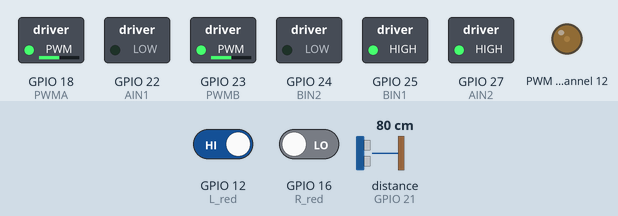
Simulated run of this program. Board: Raspberry Pi (BCM pin numbers). On the bench: switched loads named in the program (green lamp = pin HIGH), output pins drawn as LEDs (lit = HIGH). Dashed ring = blinking. The inputs (shaded band) are chosen by the test bench; at power-on: distance to the obstacle (sensor on GPIO 21) 80 cm, GPIO 12 (L_red) HIGH, GPIO 16 (R_red) LOW. The echo pulse lasts 58.3 µs per cm; files the program writes start out absent; the clock reads 2024-03-15 10:24:30 at power-on unless the program sets it; pins used as bus, display or sensor lines are not drawn; what the program prints to the terminal is not drawn.

Above: at 3.2 s.
3.3 s: distance to the obstacle (sensor on GPIO 21) set to 17 cm
6.3 s: distance to the obstacle (sensor on GPIO 21) set to 14 cm
At 7.4 s:
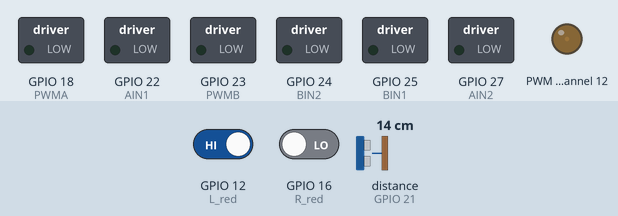
9.3 s: distance to the obstacle (sensor on GPIO 21) set to 18 cm
At 9.92 s:
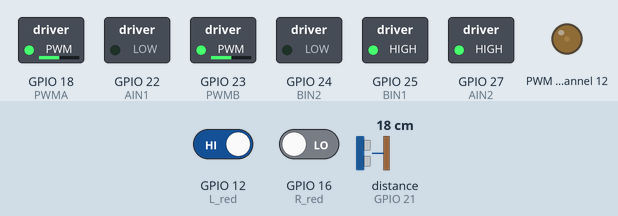
12.3 s: GPIO 12 (L_red) driven LOW
At 13.5 s:
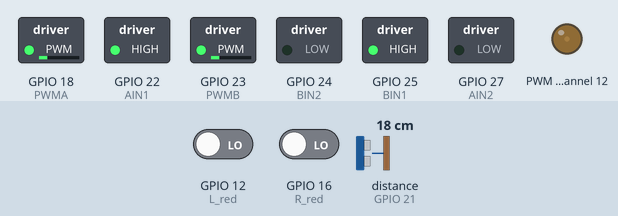
13.8 s: GPIO 16 (R_red) driven HIGH
At 14.06 s:
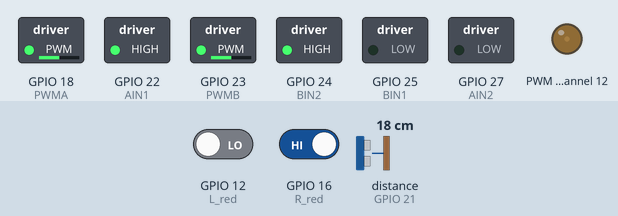
16.8 s: GPIO 16 (R_red) driven LOW
At 17.8 s:
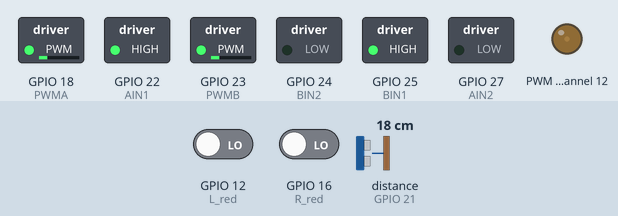
Timing chart, 0 to 19.3 s (numbered marks = the images above; inputs shaded):
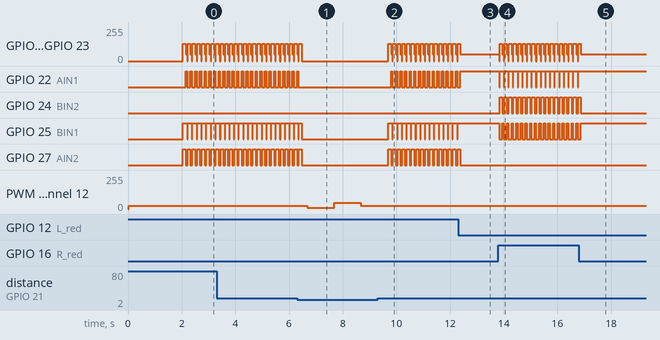

The program:

maze.py
```python
import RPi.GPIO as GPIO
import time
import sys
import Adafruit_PCA9685             # 调用PCA9685模块

GPIO.setmode(GPIO.BCM)

#安全距离
safe_dis=15

#舵机转动角度
duoji_angle_front=390
duoji_angle_left=750
duoji_angle_right=150

#输出到日志

fp = open("/home/pi/code/car/log.txt", "w+")
# w+打开一个文件用于读写。
#如果该文件已存在则打开文件，并从开头开始编辑，即原有内容会被删除。如果该文件不存在，创建新文件。


#定义引脚

#左边两个轮子
PWMA = 18
AIN1 = 22
AIN2 = 27

#两个右边轮子
PWMB = 23
BIN1 = 25
BIN2 = 24

#红外循迹/避障传感器GPIO
L_red = 12
R_red = 16
#超声波
trig=20#发射端
echo=21#接收端
pwm = Adafruit_PCA9685.PCA9685()
pwm.set_pwm_freq(60)
#初始化
def init():
    #设置接触警告
    GPIO.setwarnings(False)
    #红外循迹传感器引脚初始化,设置为输入，接受红外信号
    GPIO.setup(L_red,GPIO.IN)
    GPIO.setup(R_red,GPIO.IN)
    #超声波
    GPIO.setup(trig,GPIO.OUT,initial=GPIO.LOW)
    GPIO.setup(echo,GPIO.IN)
    #舵机
    #设置 GPIO 的工作方式
    #GPIO.setup(STBY, GPIO.OUT)
    GPIO.setup(PWMA, GPIO.OUT)
    GPIO.setup(AIN1, GPIO.OUT)
    GPIO.setup(AIN2, GPIO.OUT)
    GPIO.setup(PWMB, GPIO.OUT)
    GPIO.setup(BIN1, GPIO.OUT)
    GPIO.setup(BIN2, GPIO.OUT)
    #pwma = GPIO.PWM(PWMA,100)#控制小车速度，初始设置
    #pwmb = GPIO.PWM(PWMB,100)

#基础行为方向
def turn_up(speed,t):
    L_Motor.ChangeDutyCycle(speed) #设置占空比，控制速度
    GPIO.output(AIN1,1)
    GPIO.output(AIN2,0)
    R_Motor.ChangeDutyCycle(speed) #设置占空比，控制速度
    GPIO.output(BIN1,1)
    GPIO.output(BIN2,0)
    #pwma.start(speed)
    #pwmb.start(speed)
    time.sleep(t)


def turn_down(speed,t):
    L_Motor.ChangeDutyCycle(speed) #设置占空比，控制速度
    GPIO.output(AIN2,1)
    GPIO.output(AIN1,0)
    R_Motor.ChangeDutyCycle(speed) #设置占空比，控制速度
    GPIO.output(BIN2,1)
    GPIO.output(BIN1,0)
    #pwma.start(speed)
    #pwmb.start(speed)
    time.sleep(t)


def turn_left(speed,t):
    turn_stop(0.02)
    L_Motor.ChangeDutyCycle(speed) #设置占空比，控制速度
    GPIO.output(AIN2,1)
    GPIO.output(AIN1,0)
    R_Motor.ChangeDutyCycle(speed) #设置占空比，控制速度
    GPIO.output(BIN1,1)
    GPIO.output(BIN2,0)
    #pwma.start(speed)
    #pwmb.start(speed)
    time.sleep(t)


def turn_right(speed,t):
    turn_stop(0.02)
    L_Motor.ChangeDutyCycle(speed) #设置占空比，控制速度
    GPIO.output(AIN1,1)
    GPIO.output(AIN2,0)
    R_Motor.ChangeDutyCycle(speed) #设置占空比，控制速度
    GPIO.output(BIN2,1)
    GPIO.output(BIN1,0)
    #pwma.start(speed)
    #pwmb.start(speed)
    time.sleep(t)

def turn_stop(t):
    L_Motor.ChangeDutyCycle(0) #设置占空比，控制速度
    GPIO.output(AIN1,0)
    GPIO.output(AIN2,0)
    R_Motor.ChangeDutyCycle(0) #设置占空比，控制速度
    GPIO.output(BIN1,0)
    GPIO.output(BIN2,0)
    #pwma.start(0)
    #pwmb.start(0)
    time.sleep(t)


#超声波测距
def Measure():
    #超声波测距函数
    GPIO.output(trig,GPIO.LOW)		#输出口初始化置LOW（不发射）
    time.sleep(0.000002)
    GPIO.output(trig,GPIO.HIGH)		#发射超声波
    time.sleep(0.00001)
    GPIO.output(trig,GPIO.LOW)		#停止发射超声波
    while GPIO.input(echo) == 0:
        emitTime = time.time()		#记录发射时间
    while GPIO.input(echo) == 1:
        acceptTime = time.time()	#记录接收时间
    totalTime = acceptTime - emitTime		#计算总时间
    distanceReturn = totalTime * 340 / 2 * 100  	#计算距离（单位：cm）
    # print("距离是：")			#返回距离
    # print(distanceReturn)			#返回距离
    return distanceReturn


#红外避障函数
def redbizhang():
    # while True:
    L_s=GPIO.input(L_red)
    R_s=GPIO.input(R_red)
    if L_s == False and R_s ==True: #左边有障碍物
        print("边距过小 右偏",file=fp)
        print("边距过小 右偏")
        #turn_down(30,0)
        turn_right(50,0.1)
        #turn_up(20,0)
    elif L_s==True and R_s ==False:  #右边有障碍物
        print("边距过小 左偏",file=fp)
        print("边距过小 左偏")
        #turn_down(30,0)
        turn_left(50,0.1)
        #turn_up(20,0)
    # else: #前方有障碍物或者两边都有障碍物
    #     turn_stop(0.2)
    #     turn_down(20,0.3)
    #     turn_left(25,0.4)
    #     #turn_right(20,0.3)
    #     #turn_up(20,0.3)

#超声波方向避障
def front_detection():
    pwm.set_pwm(12, 0, duoji_angle_front)
    time.sleep(1)
    dis_f=Measure()
    return dis_f

def left_detection():
    pwm.set_pwm(12, 0, duoji_angle_left)
    time.sleep(1)
    dis_l=Measure()
    return dis_l

def right_detection():
    pwm.set_pwm(12, 0,duoji_angle_right)
    time.sleep(1)
    dis_r=Measure()
    return dis_r


#避障模块
#超声波舵机避障
def duoji():
    pwm.set_pwm(12, 0, 390)
    time.sleep(1)
    cnt_block=0
    while True:
        redbizhang()#保持边距
        disf=Measure()
        # print("disf为",disf)
        if disf<safe_dis:
            print("前方障碍物 不能直行",file=fp)
            print("前方障碍物 不能直行")
            turn_stop(0.2)
            # turn_down(35,0.5)
            # turn_stop(0.2)
            disr=right_detection()
            disl=left_detection()
            cnt_block=cnt_block+1

            print("距离左边距离",disl)
            print("距离右边距离",disr)
            pwm.set_pwm(12, 0, 370)
            time.sleep(1)
            if disl>disr:
            # if cnt_block==1:
                # print("第一次遇到障碍物 左转")
                print("左边出口大 左转",file=fp)
                print("左边出口大 左转")
                turn_left(100,0.1)
                turn_stop(0.1)
            elif disl<disr:
            # elif (cnt_block>=2 and cnt_block<=3):
                # print("第二或三次遇到障碍物 右转")
                print("右边出口大 右转",file=fp)
                print("右边出口大 右转")
                turn_right(100,0.1)
                turn_stop(0.1)
            # elif (cnt_block>=4):
            #     print("第四次遇到障碍物 左转")
            #     # print("右边出口大 右转",file=fp)
            #     # print("右边出口大 右转")
            #     turn_left(100,0.3)
            #     turn_stop(0.1)

        else:
            turn_up(20,0.05)


#主函数
if __name__=="__main__":
    init()
    L_Motor=GPIO.PWM(PWMA,100)
    L_Motor.start(0)
    R_Motor=GPIO.PWM(PWMB,100)
    R_Motor.start(0)
    # turn_left(50,0.1)
    # turn_stop(1)
    # time.sleep(10)
    # while(True):
    #     dis=right_detection()
    #     print("距离右边距离",dis)
    #     time.sleep(1)
    # front_detection()
    # left_detection()
    # right_detection()
    # time.sleep(10)
    # turn_left(100,0.1)
    # turn_stop(10)
    try:
        # while(True):
        #     print("距离右边距离为 ",right_detection())
        front_detection()
        duoji()
        # front_detection()
        # # print("我打fsda", file=fp)
        # while(True):
        #     print(Measure())
        #     time.sleep(1)
        #     # bizhang() #调用避障函数
    except KeyboardInterrupt:   #Ctrl+C 程序停止
        GPIO.cleanup()      #清除GPIO占用
        fp.close()
        # pwm.set_pwm_freq(0)
```

Measured:
- the behaviour switches between 16 and 15 cm on distance to the obstacle (sensor on GPIO 21) (found by bisection; images 0 and 1)
- after the input at 6.3 s, GPIO 22 (AIN1): goes on until 6.4 s, then stays LOW; GPIO 27 (AIN2): goes on until 6.5 s, then stays LOW; PWM channel 12: 24/255 → 9/255 after 0.37 s, → 47/255 1.0 s later, → 23/255 1.0 s later
- after the input at 9.3 s, GPIO 22 (AIN1): alternates HIGH for 0.05 s and LOW for 0.12 s, starting after 0.50 s; PWM channel 12: stays 23/255 (without the input it goes to 9/255 after 0.70 s)
- after the input at 12.3 s, GPIO 18 (PWMA), GPIO 23 (PWMB): goes on until 12.4 s, then stays 51/255; GPIO 22 (AIN1): goes on until 12.4 s, then stays HIGH; GPIO 25 (BIN1): stops changing and stays HIGH; GPIO 27 (AIN2): goes on until 12.4 s, then stays LOW
- after the input at 13.8 s, GPIO 18 (PWMA): 51/255 → 0/255 at once, then repeats every 0.17 s: 128/255 0.10 s, 51/255 0.05 s, 0/255 0.02 s; GPIO 22 (AIN1): alternates HIGH for 0.15 s and LOW for 0.02 s, starting at once
- after the input at 16.8 s, GPIO 18 (PWMA), GPIO 23 (PWMB): goes on until 16.9 s, then stays 51/255; GPIO 22 (AIN1): stops changing and stays HIGH; GPIO 24 (BIN2): goes on until 16.9 s, then stays LOW; GPIO 25 (BIN1): goes on until 16.9 s, then stays HIGH
- by itself, GPIO 18 (PWMA), GPIO 23 (PWMB): repeats every 0.17 s: 51/255 0.05 s, 0/255 0.02 s, 128/255 0.10 s
- by itself, GPIO 22 (AIN1): alternates HIGH for 0.05 s and LOW for 0.12 s
